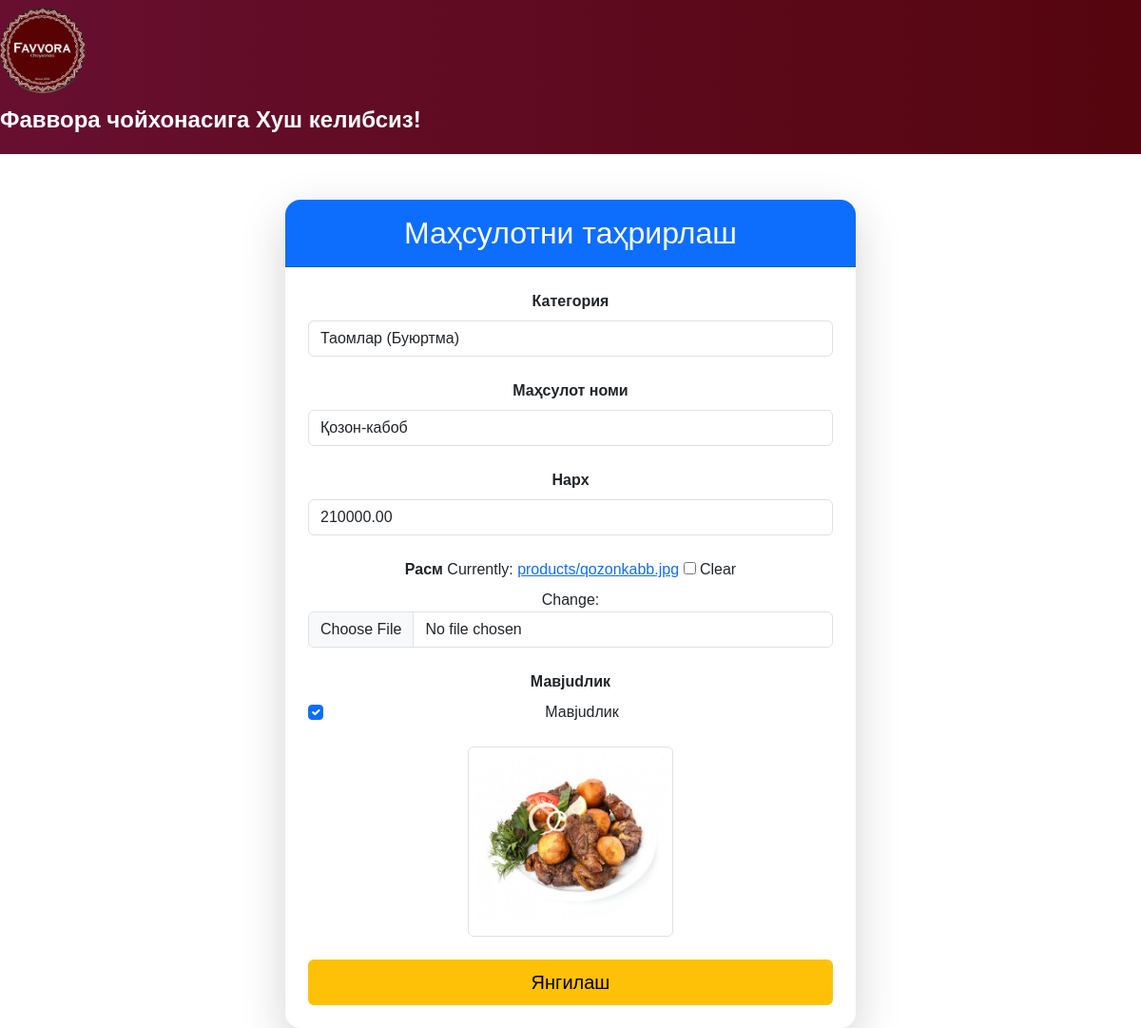
/product/edit/6/ (signed in), run on the app's committed database.
### menu/models.py (models this page shows, shortened)
class Product(models.Model):
    category = models.ForeignKey(Category, on_delete=models.CASCADE, related_name="products", verbose_name="Категория")
    name = models.CharField(max_length=200, verbose_name="Маҳсулот номи")
    price = models.DecimalField(max_digits=10, decimal_places=2, verbose_name="Нарx")
    image = models.ImageField(upload_to='products/', blank=True, null=True, verbose_name="Расм")
    slug = models.SlugField(max_length=200, unique=True, verbose_name="Slug", help_text="URL uchun foydalaniladi")
    is_available = models.BooleanField(default=True, verbose_name="Мавjudлик")
    created_at = models.DateTimeField(auto_now_add=True, verbose_name="Яратилган сана")
    updated_at = models.DateTimeField(auto_now=True, verbose_name="Янгиланган сана")
    class Meta:
        verbose_name = "Маҳсулот"
        verbose_name_plural = "Маҳсулотлар"
        ordering = ['-created_at']

### menu/views.py (the view, shortened to what this page needs)
# urls.py: path('product/edit/<int:pk>/', ProductUpdateView.as_view(), name='product_edit'),
class ProductUpdateView(LoginRequiredMixin, UserPassesTestMixin, UpdateView):
    model = Product
    form_class = ProductForm
    template_name = 'product_update.html'
    success_url = reverse_lazy('category_list')
    def test_func(self):
        return self.request.user.is_authenticated and self.request.user.is_admin

### menu/forms.py
class ProductForm(forms.ModelForm):
    class Meta:
        model = Product
        fields = ['category', 'name', 'price', 'image', 'is_available']  # description o'chirildi
        widgets = {
        }
    def __init__(self, *args, **kwargs):
        super(ProductForm, self).__init__(*args, **kwargs)
        self.fields['category'].queryset = Category.objects.all()

### menu/models.py (called while the page is built)
    def __str__(self):
        return self.name

### menu/templatetags/custom_filters.py (called while the page is built)
@register.filter
def add_class(field, css_class):
    if isinstance(field, BoundField):
        return field.as_widget(attrs={"class": f"{css_class} {field.css_classes() if field.css_classes() else ''}"})
    return field

### templates/product_update.html (shortened to what this page needs)
{% extends "base.html" %}
{% load static %}
{% load custom_filters %}
{% block content %}
    <div class="container mt-5">
        <div class="card shadow-lg border-0 rounded-4" style="max-width: 600px; margin: 0 auto;">
            <div class="card-header bg-primary text-white text-center py-3">
                <h2 class="mb-0">Маҳсулотни таҳрирлаш</h2>
            </div>
            <div class="card-body p-4">
                <form method="post" enctype="multipart/form-data" novalidate>
                    {% for field in form %}
                        <div class="mb-4">
                            <label for="{{ field.id_for_label }}" class="form-label fw-bold text-dark">{{ field.label }}</label>
                            {% if field.field.widget.input_type == 'checkbox' %}
                                <div class="form-check">
                                    {{ field|add_class:"form-check-input" }}
                                    <label class="form-check-label" for="{{ field.id_for_label }}">{{ field.label }}</label>
                                </div>
                            {% else %}
                                {{ field|add_class:"form-control" }}
                            {% endif %}
                        </div>
                    {% endfor %}
                    {% if product.image %}
                        <div class="mb-4 text-center">
                            <img src="{{ product.image.url }}" alt="{{ product.name }}" class="img-thumbnail" style="max-width: 250px;">
                        </div>
                    {% endif %}
                    <button type="submit" class="btn btn-warning w-100 py-2 fs-5">Янгилаш</button>
                </form>
            </div>
        </div>
    </div>
{% endblock %}

### static/style.css (style rules this page uses)
* { margin: 0; padding: 0; box-sizing: border-box; font-family: Arial, sans-serif; }
body { background: #f4f4f4; }
a { text-decoration: none; }
body { font-family: Arial, sans-serif; background-color: #f8f8f8; margin: 0; padding: 0; }

### static/styles.css (style rules this page uses)
body { font-family: Arial, sans-serif; background-color: #f4f4f4; margin: 0; padding: 0; overflow-x: hidden; }
.container { width: 100%; max-width: 1200px; margin: 0 auto; background-color: #fff; box-sizing: border-box; }
.card { display: flex; flex-direction: column; background-color: #fff; border: 1px solid #ddd; border-radius: 8px; width: 100%; max-width: 400px; text-align: center; overflow: hidden; box-shadow: 0 0 10px rgba(0, 0, 0, 0.1); transition: transform 0.3s ease, box-shadow 0.3s ease; }
.card img { max-width: 100%; height: auto; max-height: 200px; object-fit: cover; }

### data on the page
Product: form "Таомлар (Буюртма)" "Қозон-кабоб" "210000.00", form "☑", image (picture)

### other printed values
{{ field.label }} "Категория" "Маҳсулот номи" "Нарx" "Расм" "Мавjudлик"
{{ field.label }} "Мавjudлик"
